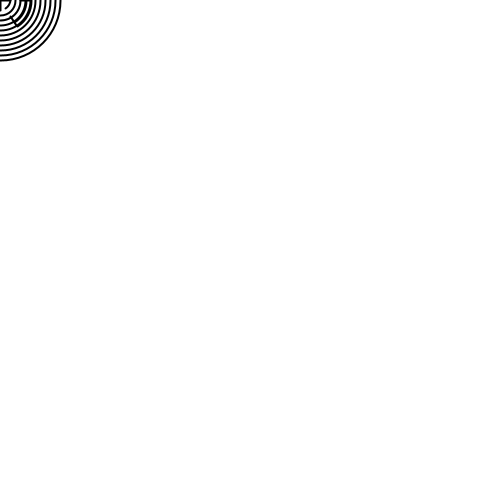
Frame 1 (no input)
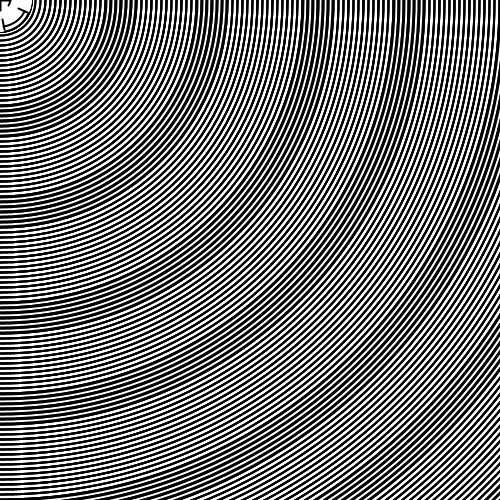
Frame 60 (the mouse pressed at the canvas centre just before this capture)
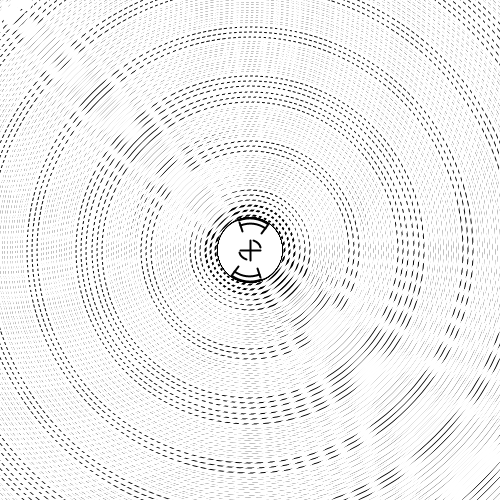
Frame 120 (the mouse held since frame 60 and released just before this capture)

The Processing sketch that drew these frames (run headless with seeded random() and noise(); from frame 60 on, the mouse is pressed at the canvas centre):

// Processing sketch: processing_70552
// ── processing_70552.pde

float angle = 0;
float loops = 0;
boolean clicked = false;
boolean whites = false;
int clickedX, clickedY;

void setup() {
  size (500, 500);
  background(255);
  smooth();
  strokeWeight(2);
  noCursor();
}
 
 
void draw() {
  //background(255,255,255);
  
  int x = mouseX;
  int y = mouseY;
  float hy = noise(mouseX,mouseY)/10;
  
  fill(255,255,255);
  noStroke();
  ellipse(x, y, 60+hy*50, 60+hy*50);
  noFill();
  stroke(0);
  //outer
  arc(x, y, 50+hy*50, 50+hy*50, angle, angle + 1);
  arc(x, y, 50+hy*50, 50+hy*50, angle-PI, angle + 1-PI);
  line(x+20*cos(angle),y+20*sin(angle),x+30*cos(angle),y+30*sin(angle));
  line(x+20*cos(angle+1),y+20*sin(angle+1),x+30*cos(angle+1),y+30*sin(angle+1));
  arc(x, y, 60+hy*50, 60+hy*50, angle, angle + 1);
  arc(x, y, 60+hy*50, 60+hy*50, angle-PI, angle + 1-PI);
  line(x+20*cos(angle-PI),y+20*sin(angle-PI),x+30*cos(angle-PI),y+30*sin(angle-PI));
  line(x+20*cos(angle + 1-PI),y+20*sin(angle + 1-PI),x+30*cos(angle + 1-PI),y+30*sin(angle + 1-PI));
  
  //inner
  arc(x, y, 18+hy*50, 18+hy*50, 2*PI-angle,2*PI-angle + 1);
  arc(x, y, 18+hy*50, 18+hy*50, 2*PI - angle-PI, 2*PI-angle + 1-PI);
  
  line(x-10, y, x+10, y);
  line(x, y+10, x, y-10);
  
  
  angle += hy;
  
  loops += noise(x,y)*5;
  
  if (whites){
    stroke(255,255,255);
  } else {
    stroke(0,0,0);
  }
  for(float i = loops; i < loops + 10; i += 1){
    ellipse(clickedX,clickedY,i*10,i*10);
  }
  stroke(0,0,0);
  
  if (clicked){
    if (loops > 100){
      clicked = !clicked;
      loops = 0;
      clickedX = mouseX;
      clickedY = mouseY;
    }
  }
}

void mousePressed(){
  if (!clicked){
    clicked = !clicked;
    whites = !whites;
  }
}
